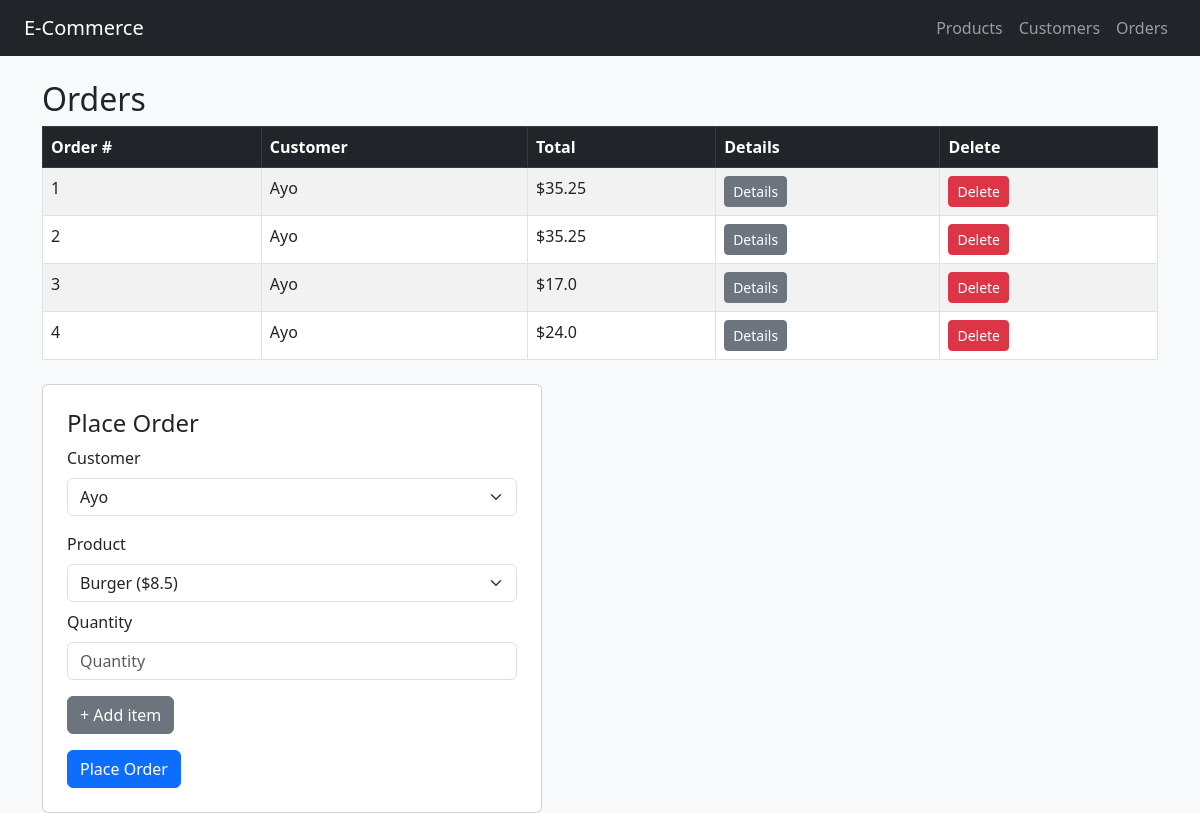
The page /orders on the database as committed earlier.
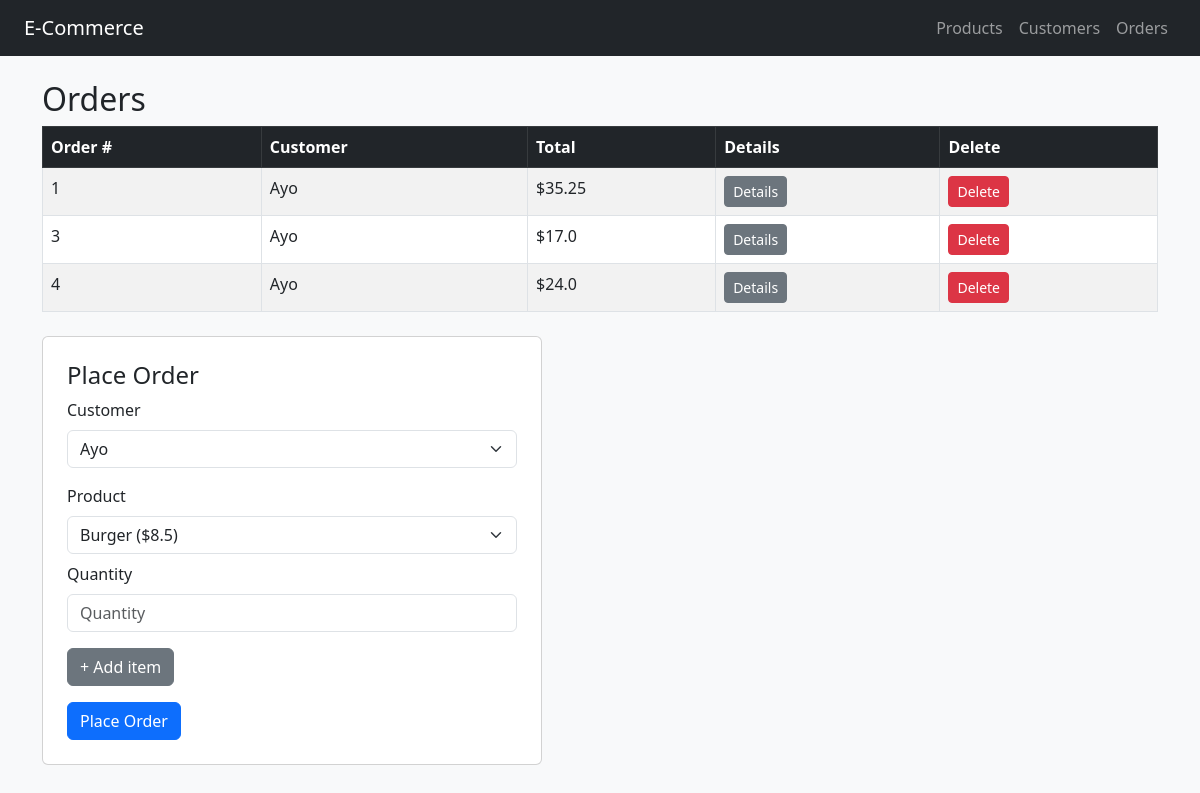
The same page on the database as committed later.
### tables this page shows
CREATE TABLE orders (
        id INTEGER PRIMARY KEY AUTOINCREMENT,
        customer_id INTEGER NOT NULL,
        FOREIGN KEY (customer_id) REFERENCES customers(id)
    );

### app.py (the view)
@app.route('/orders', methods=['GET'])
def get_orders():
    conn = get_db()
    orders = conn.execute('''
        SELECT orders.id, customers.name as customer_name,
               SUM(order_items.qty * products.price) as total
        FROM orders
        JOIN customers ON orders.customer_id = customers.id
        JOIN order_items ON order_items.order_id = orders.id
        JOIN products ON order_items.product_id = products.id
        GROUP BY orders.id
    ''').fetchall()
    products = conn.execute('SELECT * FROM products').fetchall()
    customers = conn.execute('SELECT * FROM customers').fetchall()
    conn.close()
    return render_template('orders.html', orders=orders, products=products, customers=customers)

### app.py (called while the page is built)
def get_db():
    conn = sqlite3.connect('database.db')
    conn.row_factory = sqlite3.Row
    return conn

### templates/orders.html (shortened to what this page needs)
{% extends "base.html" %}
{% block content %}
    <h2>Orders</h2>
    {% if orders %}
        <table class="table table-striped table-bordered">
            <thead class="table-dark">
                <tr>
                    <th>Order #</th>
                    <th>Customer</th>
                    <th>Total</th>
                    <th>Details</th>
                    <th>Delete</th>
                </tr>
            </thead>
            <tbody>
                {% for o in orders %}
                <tr>
                    <td>{{ o.id }}</td>
                    <td>{{ o.customer_name }}</td>
                    <td>${{ o.total | round(2) }}</td>
                    <td>
                        <a href="/orders/{{ o.id }}/order_details" class="btn btn-secondary btn-sm">Details</a>
                    </td>
                    <td>
                        <form method="POST" action="/orders/delete/{{ o.id }}">
                            <button type="submit" class="btn btn-danger btn-sm">Delete</button>
                        </form>
                    </td>
                </tr>
                {% endfor %}
            </tbody>
        </table>
    {% else %}
        <p class="text-muted">No orders yet.</p>
    {% endif %}
    <div class="card mt-4 p-4" style="max-width: 500px;">
        <h4>Place Order</h4>
        <form method="POST" action="/orders">
            <div class="mb-3">
                <label class="form-label">Customer</label>
                <select class="form-select" name="customer_id">
                    {% for c in customers %}
                        <option value="{{ c.id }}">{{ c.name }}</option>
                    {% endfor %}
                </select>
            </div>
            <div id="items">
                <div class="item-row mb-3">
                    <label class="form-label">Product</label>
                    <select class="form-select" name="product_id">
                        {% for p in products %}
                            <option value="{{ p.id }}">{{ p.name }} (${{ p.price | round(2) }})</option>
                        {% endfor %}
                    </select>
                    <label class="form-label mt-2">Quantity</label>
                    <input class="form-control" name="qty" placeholder="Quantity" required>
                </div>
            </div>
            <button type="button" class="btn btn-secondary mb-3" onclick="addRow()">+ Add item</button><br>
            <button type="submit" class="btn btn-primary">Place Order</button>
        </form>
    </div>
{% endblock %}

Rows that differ between the two databases and show on the page:
removed orders: id "2", customer_name "Ayo", total "35.25"
